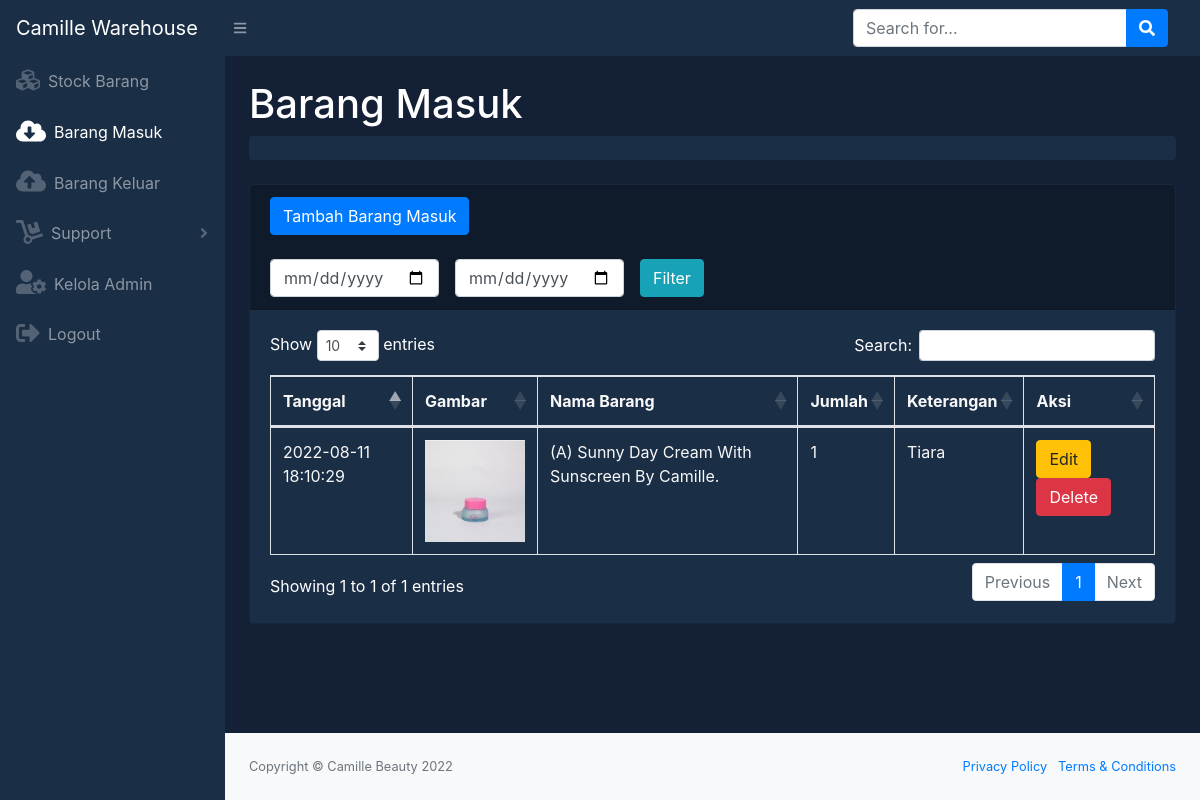
The app's page /masuk.php (signed in) with its own data.
### tables this page shows
CREATE TABLE `masuk` (
  `idmasuk` int(11) NOT NULL,
  `idbarang` int(11) NOT NULL,
  `tanggal` timestamp NOT NULL DEFAULT current_timestamp(),
  `keterangan` varchar(50) NOT NULL,
  `qty` int(11) NOT NULL
);

CREATE TABLE `stock` (
  `idbarang` int(11) NOT NULL,
  `tanggalbarang` date DEFAULT NULL,
  `namabarang` varchar(50) NOT NULL,
  `deskripsi` varchar(50) NOT NULL,
  `stock` int(11) NOT NULL,
  `image` varchar(99) DEFAULT NULL
);

### masuk.php (the view, shortened to what this page needs)
<?php
require 'function.php';
?>
<!DOCTYPE html>
<html lang="en">
    <head>
        <link href="css/styles.css" rel="stylesheet" />
        <link href="https://cdn.datatables.net/1.10.20/css/dataTables.bootstrap4.min.css" rel="stylesheet" />
    </head>
    <body class="sb-nav-fixed">
        <nav class="sb-topnav navbar navbar-expand navbar-dark bg-dark">
            <a class="navbar-brand" href="index.html">Camille Warehouse</a>
            <button class="btn btn-link btn-sm order-1 order-lg-0" id="sidebarToggle" href="#"><i class="fas fa-bars"></i></button>
            <form class="d-none d-md-inline-block form-inline ml-auto mr-0 mr-md-3 my-2 my-md-0">
                <div class="input-group">
                    <input class="form-control" type="text" placeholder="Search for..." aria-label="Search" aria-describedby="basic-addon2" />
                    <div class="input-group-append">
                        <button class="btn btn-primary" type="button"><i class="fas fa-search"></i></button>
                    </div>
                </div>
            </form>
        </nav>
        <div id="layoutSidenav">
            <div id="layoutSidenav_nav">
                <nav class="sb-sidenav accordion sb-sidenav-dark" id="sidenavAccordion">
                    <div class="sb-sidenav-menu">
                        <div class="nav">
                        <a class="nav-link" href="index.php">
                                <div class="sb-nav-link-icon"><i class='fas fa-cubes' style='font-size:24px'></i></div>
                                Stock Barang
                            </a>
                            <a class="nav-link" href="masuk.php">
                                <div class="sb-nav-link-icon"><i class='fas fa-cloud-download-alt' style='font-size:24px'></i></div>
                                Barang Masuk
                            </a>
                            <a class="nav-link" href="keluar.php">
                                <div class="sb-nav-link-icon"><i class='fas fa-cloud-upload-alt' style='font-size:24px'></i></div>
                                Barang Keluar
                            </a>
                            <a class="nav-link collapsed" href="#" data-toggle="collapse" data-target="#collapseLayouts" aria-expanded="false" aria-controls="collapseLayouts">
                                <div class="sb-nav-link-icon"><i class='fas fa-dolly' style='font-size:24px'></i></div>
                                Support
                                <div class="sb-sidenav-collapse-arrow"><i class="fas fa-angle-down"></i></div>
                            </a>
                            <a class="nav-link" href="admin.php">
                                <div class="sb-nav-link-icon"><i class='fas fa-user-cog' style='font-size:24px'></i></div>
                                Kelola Admin
                            </a>
                            <a class="nav-link" href="logout.php">
                            <div class="sb-nav-link-icon"><i class='fas fa-sign-out-alt' style='font-size:24px'></i></div>
                                Logout
                            </a>
                        </div>
                    </div>
                </nav>
            </div>
            <div id="layoutSidenav_content">
                <main>
                    <div class="container-fluid">
                        <h1 class="mt-4">Barang Masuk</h1>
                        <ol class="breadcrumb mb-4">
                        </ol>
                        <div class="card mb-4">
                            <div class="card-header">
                                        <button type="button" class="btn btn-primary" data-toggle="modal" data-target="#myModal">
                                            Tambah Barang Masuk
                                        </button>
                                        <br>
                                        <div class="row mt-4">
                                            <div class="col">
                                                <form method="post" class="form-inline">
                                                    <input type="date" name="tgl_mulai" class="form-control">
                                                    <input type="date" name="tgl_selesai" class="form-control ml-3">
                                                    <button type="submit" name="filter_tgl" class="btn btn-info ml-3">Filter</button>
                                                </form>
                                    </div>
                                </div>
                            </div>
                            <div class="card-body">
                                <div class="table-responsive">
                                    <table class="table table-bordered" id="dataTable" width="100%" cellspacing="0">
                                        <thead>
                                            <tr>
                                                <th>Tanggal</th>
                                                <th>Gambar</th>
                                                <th>Nama Barang</th>
                                                <th>Jumlah</th>
                                                <th>Keterangan</th>
                                                <th>Aksi</th>
                                            </tr>
                                        </thead>
                                        <tbody>
                                        <?php
                                            $ambilsemuadatastock = mysqli_query($conn,"select * from masuk m, stock s where s.idbarang = m.idbarang");
                                            while($data=mysqli_fetch_array($ambilsemuadatastock)){
                                                $idm = $data['idmasuk'];
                                                $tanggal = $data['tanggal'];
                                                $namabarang = $data['namabarang'];
                                                $qty = $data['qty'];
                                                $keterangan = $data['keterangan'];
                                                 $gambar = $data['image'];
                                                 if($gambar==null){
                                                      $img = 'No Photo';
                                                 } else {
                                                     $img = '<img src="images/'.$gambar.'" class="zoomable">';
                                                 }
                                            ?>
                                            <tr>
                                                <td><?=$tanggal;?></td>
                                                <td><?=$img;?></td>
                                                <td><?=$namabarang;?></td>
                                                <td><?=$qty;?></td>
                                                <td><?=$keterangan;?></td>
                                                <td>
                                                    <button type="button" class="btn btn-warning" data-toggle="modal" data-target="#edit<?=$idm;?>">
                                                            Edit
                                                    </button>
                                                    <button type="button" class="btn btn-danger" data-toggle="modal" data-target="#delete<?=$idm;?>">
                                                            Delete
                                                    </button>
                                                </td>
                                            </tr>
                                            <?php
                                            };
                                            ?>
                                        </tbody>
                                    </table>
                                </div>
                            </div>
                        </div>
                    </div>
                </main>
                <footer class="py-4 bg-light mt-auto">
                    <div class="container-fluid">
                        <div class="d-flex align-items-center justify-content-between small">
                            <div class="text-muted">Copyright &copy; Camille Beauty 2022</div>
                            <div>
                                <a href="#">Privacy Policy</a>
                                &middot;
                                <a href="#">Terms &amp; Conditions</a>
                            </div>
                        </div>
                    </div>
                </footer>
            </div>
        </div>
    </body>
</html>

### masuk.php (style rules this page uses)
.zoomable { width: 100px; }

### records on screen
masuk: tanggal "2022-08-11 18:10:29", idbarang.image (picture), idbarang.namabarang "(A) Sunny Day Cream With Sunscreen By Camille.", qty "1", keterangan "Tiara"
